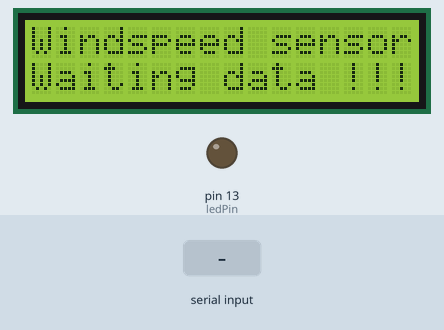
Recording of a sketch running on a simulated Arduino Uno, built with avr-gcc and run on an emulated ATmega328P. On the bench: 16×2 character LCD, output pins drawn as LEDs (lit = HIGH). The inputs (shaded band) are chosen by the test bench. What the sketch prints to the serial monitor is not drawn.

Above: at 1.2 s.
1.3 s: "1" received over Serial
At 1.9 s:
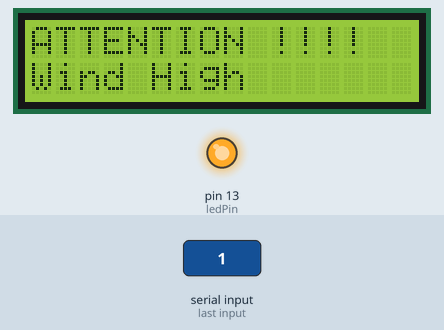
2.8 s: "0" received over Serial
At 3.3 s:
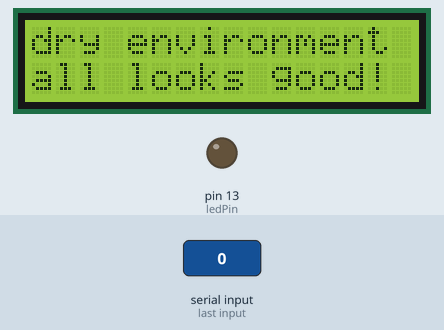
Timing chart, 0 to 5.8 s (numbered marks = the images above; inputs shaded):
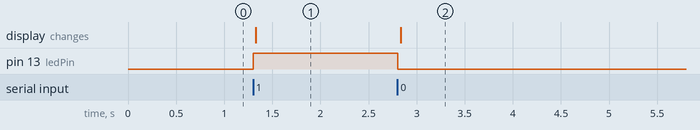

Measured:
- after the input at 1.3 s, pin 13 (ledPin): LOW → HIGH at once; the display: changes at once (image 1)
- after the input at 2.8 s, pin 13 (ledPin): HIGH → LOW at once; the display: changes at once (image 2)

The sketch:

coordinator.ino
```cpp
#include <Wire.h>
#include <LiquidCrystal_I2C.h>

// Initialize the LCD with I2C address 0x3F and dimensions 16x2
LiquidCrystal_I2C lcd(0x3F, 16, 2);
const int ledPin = 13; // LED pin
char incomingByte;

void setup() {
  lcd.begin();
  Serial.begin(9600); // Start the serial connection
  pinMode(ledPin, OUTPUT);
  digitalWrite(ledPin, LOW);

  // Display initial message on the LCD
  lcd.setCursor(0, 0);
  lcd.print("Windspeed sensor");
  lcd.setCursor(0, 1);
  lcd.print("Waiting data !!!");
}

void loop() {
  while (Serial.available() > 0) {
    incomingByte = Serial.read(); // Read incoming data
    Serial.println(incomingByte);

    // Clear LCD display
    lcd.clear();

    if (incomingByte == '1') {
      digitalWrite(ledPin, HIGH); // Turn on LED
      lcd.setCursor(0, 0);
      lcd.print("ATTENTION !!!!");
      lcd.setCursor(0, 1);
      lcd.print("Wind High");
    } else {
      digitalWrite(ledPin, LOW); // Turn off LED
      lcd.setCursor(0, 0);
      lcd.print("dry environment");
      lcd.setCursor(0, 1);
      lcd.print("all looks good!");
    }
  }
}
```
